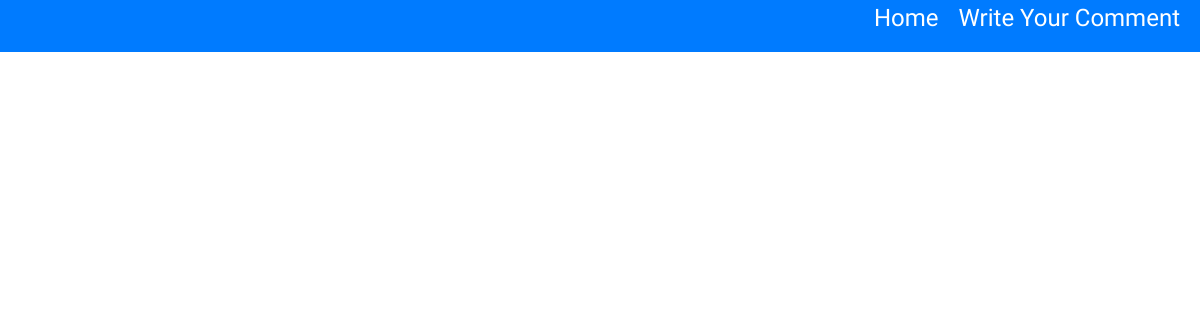
Before: /review-sec/ (signed in) with the older database file.
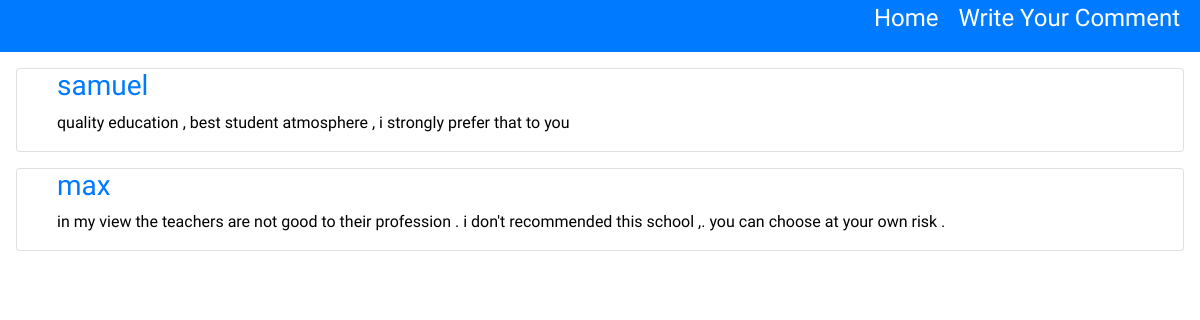
After: the same page with the newer database file.
### reviews/models.py (models this page shows, shortened)
class Review(models.Model):
    name = models.CharField(max_length=50, default="")
    text = models.TextField()
    rating = models.PositiveIntegerField(validators=[MinValueValidator(1),MaxValueValidator(5)])
    recommended = models.BooleanField(default=True)
    slug = models.SlugField(default="", null=False, blank=True, db_index=True)

### reviews/views.py (the view)
# urls.py: path("",views.Reviews.as_view(),name="reviews"),
class Reviews(LoginRequiredMixin,ListView):
    template_name = "reviews/reviews.html"
    model = Review
    context_object_name = "reviews"
    ordering = ['-id']

### reviews/templates/reviews/reviews.html (shortened to what this page needs)
{% extends 'base.html' %}
{% load static %}
{% block css %}
    {% static 'styles/reviews.css' %}
{% endblock css %}
{% block content %}
    <section>
        <nav class="reviews__nav-main">
            <p><a href="{% url 'main-page' %}">Home </a></p>
            <p><a href="{% url 'add-review' %}">Write Your Comment</a></p>
        </nav>
    </section>
    <section>
        <form action="" method="GET">
            {% for a in reviews %}
             <div class="review__body">
                <a href="{% url "detail" a.slug %}">
                    <ul class="card m-3 review__body-list ">
                        <li><h3>{{a.name}}</h3></li>
                        <p>{{a.text}}</p>
                    </ul>
                </a>
            </div>
            {% endfor %}
        </form>
    </section>
{% endblock content %}

### templates/base.html (shortened to what this page needs)
<!DOCTYPE html>
<html lang="en">
<head>
    <link rel="stylesheet" href="https://maxcdn.bootstrapcdn.com/bootstrap/4.0.0/css/bootstrap.min.css"
>
    <link rel="stylesheet" href="{% block css %}{% endblock css %}">
</head>
<body>
    {% block content %}{% endblock content %}
</body>
</html>

### reviews/static/styles/reviews.css (style rules this page uses)
body { margin: 0; padding: 0; font-family: 'Roboto Condensed', sans-serif; }
.reviews__nav-main { width: 100%; background-color: #007bff; font-size: 1.5rem; display: flex; justify-content: right; }
.reviews__nav-main p a { color: white; padding-right: 20px; }
li { list-style: none; }
a { text-decoration: none; }
p { color: black; }

Changed rows visible on the page:
added Review: name "samuel", text "quality education , best student atmosphere , i strongly prefer that to you"
added Review: name "max", text "in my view the teachers are not good to their profession . i don't recommended this school ,. you can choose at your own risk ."
